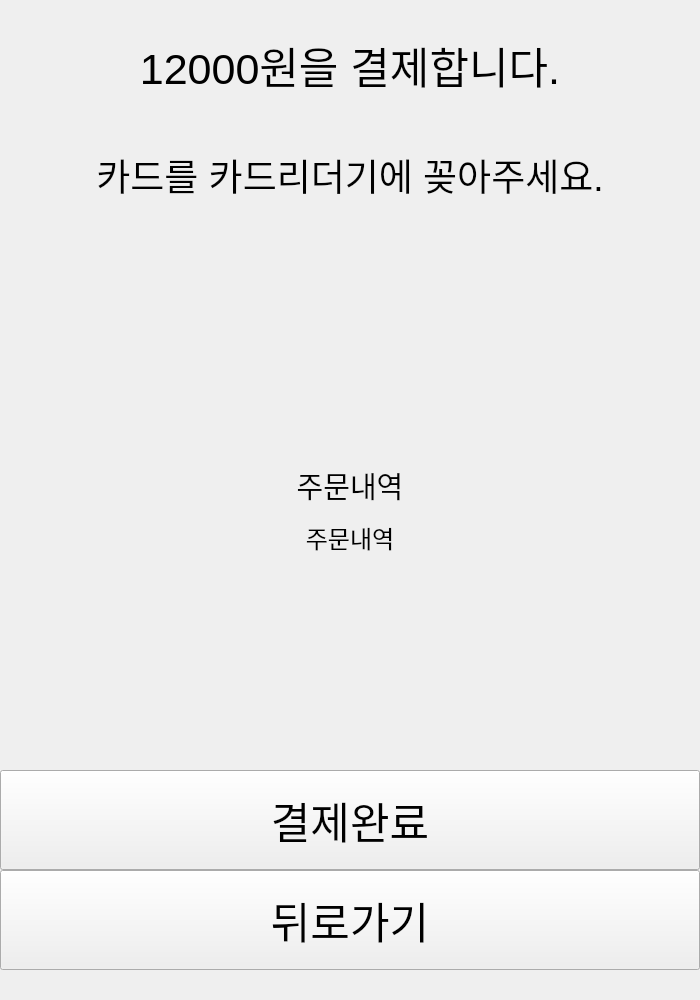
<?xml version="1.0" encoding="UTF-8"?>
<ui version="4.0">
 <class>IntroWindow</class>
 <widget class="QMainWindow" name="IntroWindow">
  <property name="geometry">
   <rect>
    <x>0</x>
    <y>0</y>
    <width>700</width>
    <height>1000</height>
   </rect>
  </property>
  <property name="minimumSize">
   <size>
    <width>700</width>
    <height>1000</height>
   </size>
  </property>
  <property name="maximumSize">
   <size>
    <width>700</width>
    <height>1000</height>
   </size>
  </property>
  <property name="windowTitle">
   <string>키오스크</string>
  </property>
  <widget class="QWidget" name="centralwidget">
   <widget class="QPushButton" name="goBackButton">
    <property name="geometry">
     <rect>
      <x>0</x>
      <y>870</y>
      <width>700</width>
      <height>100</height>
     </rect>
    </property>
    <property name="font">
     <font>
      <pointsize>32</pointsize>
     </font>
    </property>
    <property name="text">
     <string>뒤로가기</string>
    </property>
   </widget>
   <widget class="QLabel" name="PriceLabel">
    <property name="geometry">
     <rect>
      <x>0</x>
      <y>30</y>
      <width>700</width>
      <height>70</height>
     </rect>
    </property>
    <property name="font">
     <font>
      <pointsize>32</pointsize>
     </font>
    </property>
    <property name="text">
     <string>12000원을 결제합니다.</string>
    </property>
    <property name="alignment">
     <set>Qt::AlignCenter</set>
    </property>
   </widget>
   <widget class="QPushButton" name="CompleteButton">
    <property name="geometry">
     <rect>
      <x>0</x>
      <y>770</y>
      <width>700</width>
      <height>100</height>
     </rect>
    </property>
    <property name="font">
     <font>
      <pointsize>32</pointsize>
     </font>
    </property>
    <property name="text">
     <string>결제완료</string>
    </property>
    <property name="iconSize">
     <size>
      <width>20</width>
      <height>16</height>
     </size>
    </property>
   </widget>
   <widget class="QLabel" name="label">
    <property name="geometry">
     <rect>
      <x>0</x>
      <y>140</y>
      <width>700</width>
      <height>70</height>
     </rect>
    </property>
    <property name="font">
     <font>
      <pointsize>28</pointsize>
     </font>
    </property>
    <property name="text">
     <string>카드를 카드리더기에 꽂아주세요.</string>
    </property>
    <property name="alignment">
     <set>Qt::AlignCenter</set>
    </property>
   </widget>
   <widget class="QLabel" name="typeLabel_2">
    <property name="geometry">
     <rect>
      <x>0</x>
      <y>450</y>
      <width>700</width>
      <height>70</height>
     </rect>
    </property>
    <property name="font">
     <font>
      <pointsize>22</pointsize>
     </font>
    </property>
    <property name="text">
     <string>주문내역</string>
    </property>
    <property name="alignment">
     <set>Qt::AlignCenter</set>
    </property>
   </widget>
   <widget class="QLabel" name="DetailLabel">
    <property name="geometry">
     <rect>
      <x>0</x>
      <y>520</y>
      <width>700</width>
      <height>241</height>
     </rect>
    </property>
    <property name="font">
     <font>
      <pointsize>18</pointsize>
     </font>
    </property>
    <property name="text">
     <string>주문내역</string>
    </property>
    <property name="alignment">
     <set>Qt::AlignHCenter|Qt::AlignTop</set>
    </property>
   </widget>
   <widget class="QLabel" name="label_2">
    <property name="geometry">
     <rect>
      <x>280</x>
      <y>230</y>
      <width>131</width>
      <height>181</height>
     </rect>
    </property>
    <property name="text">
     <string/>
    </property>
    <property name="pixmap">
     <pixmap>src/images/icons/pay.png</pixmap>
    </property>
   </widget>
  </widget>
 </widget>
 <resources/>
 <connections/>
</ui>
